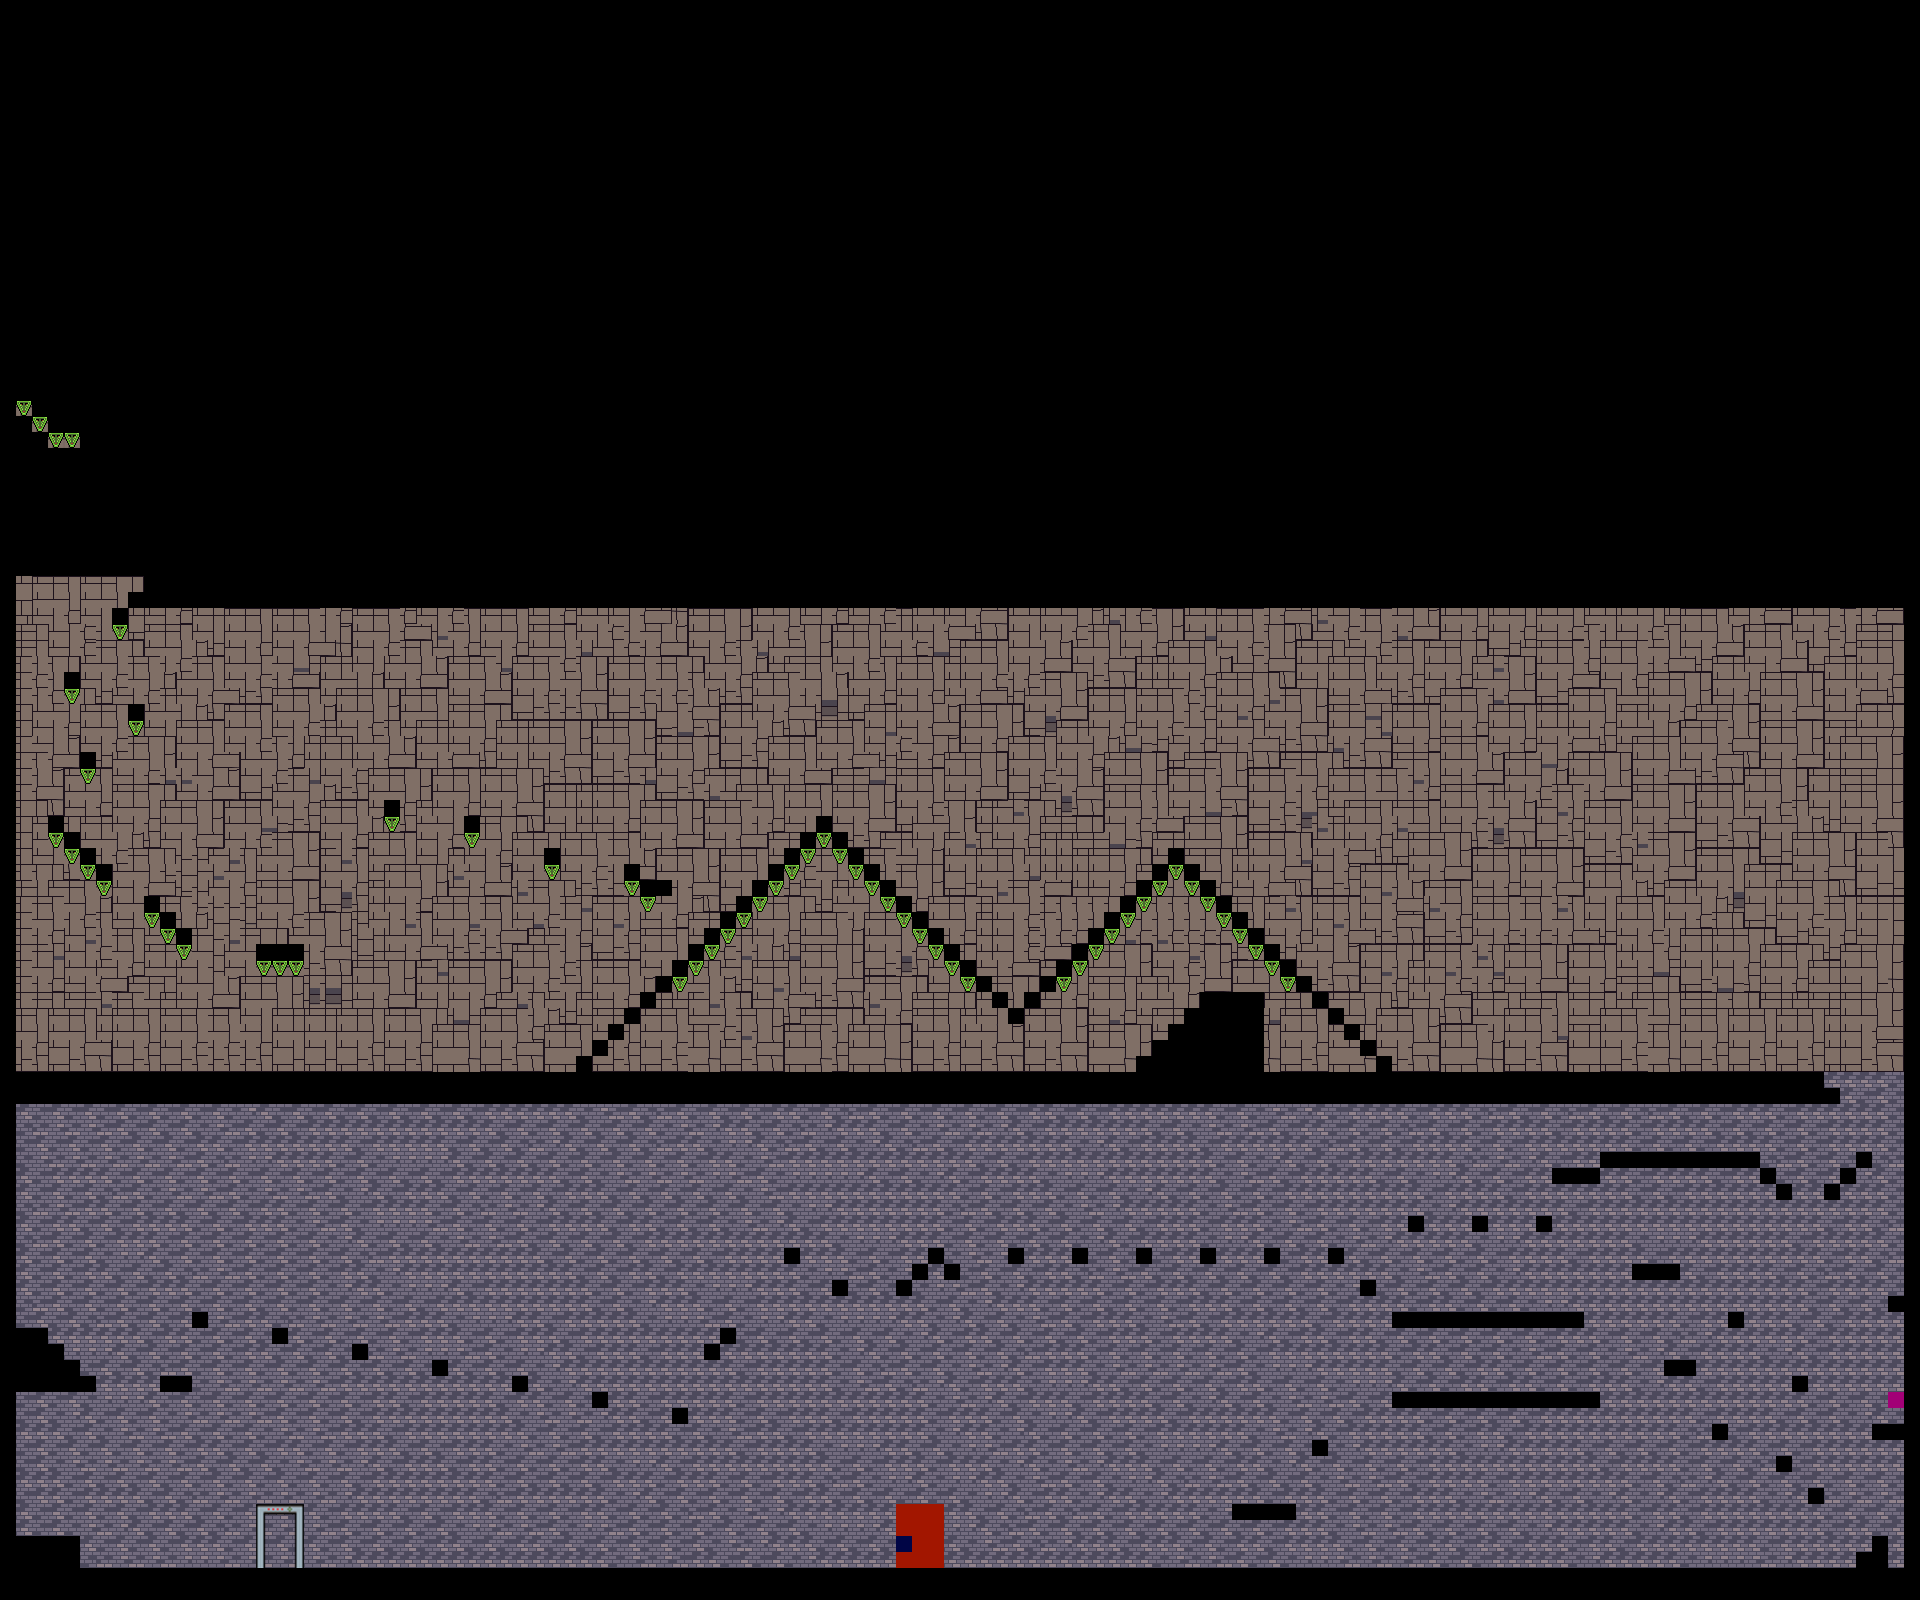

Below is a game level as drawn by its tile map, then a one-line description and the .tmx that defines it (tile-layer data replaced by summaries):
An orthogonal 120x100 tile map with 16x16 px tiles, 7 tile layers (backgroundUnten, background2Etage, stripes, desert, ...), 4 tilesets.

<map version="1.2" tiledversion="1.2.4" orientation="orthogonal" renderorder="right-down" width="120" height="100" tilewidth="16" tileheight="16" infinite="0" nextlayerid="9" nextobjectid="1">
 <tileset firstgid="1" name="base_out_atlas" tilewidth="32" tileheight="32" tilecount="1024" columns="32">
  <image source="base_out_atlas.png" width="1024" height="1024" />
 </tileset>
 <tileset firstgid="1025" name="terrain_atlas" tilewidth="32" tileheight="32" tilecount="1024" columns="32">
  <image source="terrain_atlas.png" width="1024" height="1024" />
 </tileset>
 <tileset firstgid="2049" name="tileSetRobbery" tilewidth="16" tileheight="16" tilecount="900" columns="30">
  <image source="tileSetRobbery.png" width="480" height="480" />
 </tileset>
 <tileset firstgid="2949" name="tileCOLOR" tilewidth="16" tileheight="16" tilecount="25" columns="5">
  <image source="tileCOLOR.png" width="80" height="80" />
 </tileset>
 <layer id="1" name="backgroundUnten" width="120" height="100">
  <data>[12000 cells, 2308 non-empty, 1 distinct tile ids]</data>
 </layer>
 <layer id="2" name="background2Etage" width="120" height="100">
  <data>[12000 cells, 2889 non-empty, 11 distinct tile ids]</data>
 </layer>
 <layer id="8" name="stripes" width="120" height="100">
  <data>[12000 cells, 0 non-empty, 0 distinct tile ids]</data>
 </layer>
 <layer id="4" name="desert" width="120" height="100">
  <data>[12000 cells, 57 non-empty, 1 distinct tile ids]</data>
 </layer>
 <layer id="5" name="world" width="120" height="100">
  <data>[12000 cells, 18 non-empty, 4 distinct tile ids]</data>
 </layer>
 <layer id="6" name="windows" width="120" height="100">
  <data>[12000 cells, 15 non-empty, 15 distinct tile ids]</data>
 </layer>
 <layer id="3" name="platforms" width="120" height="100">
  <properties>
   <property name="collides" type="bool" value="true" />
  </properties>
  <data>[12000 cells, 1605 non-empty, 2 distinct tile ids]</data>
 </layer>
</map>